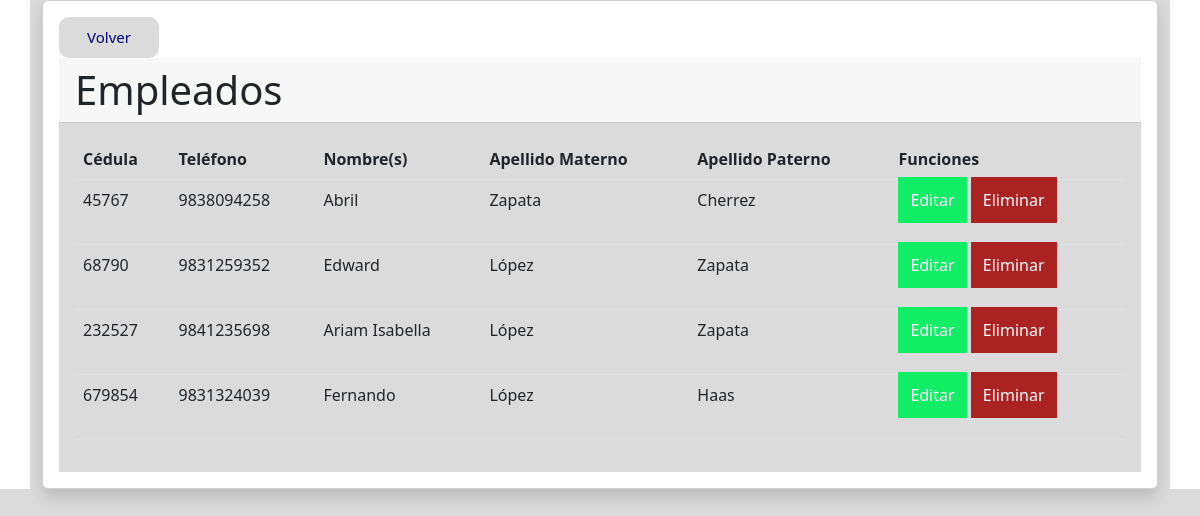
Before: /Ejerciciodos/tablaEmp.php with the older database file.
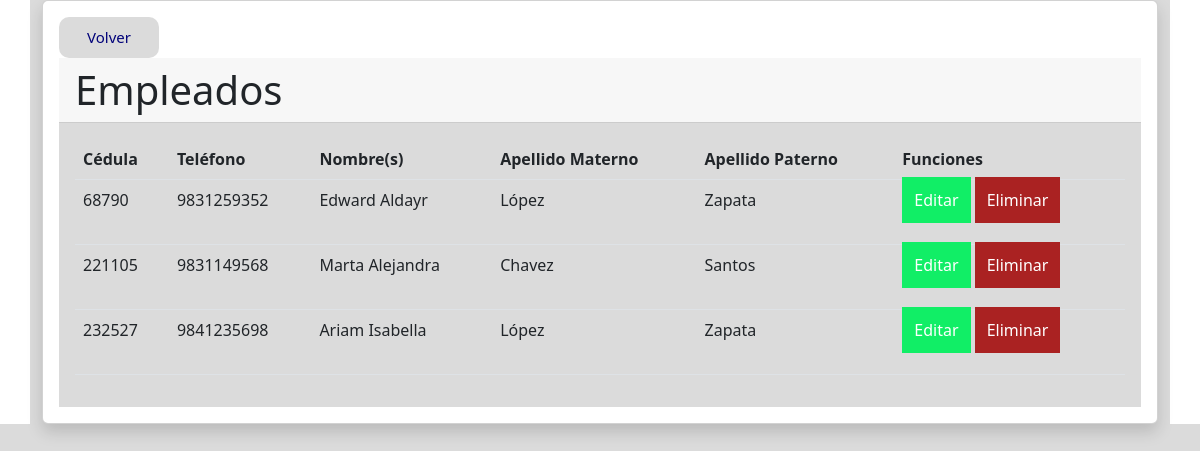
After: the same page with the newer database file.
### tables this page shows
CREATE TABLE `empleado` (
  `cedula` int(11) NOT NULL,
  `telefono` varchar(30) NOT NULL,
  `nombre` varchar(60) NOT NULL,
  `apellidoP` varchar(30) NOT NULL,
  `apellidoM` varchar(30) NOT NULL
);

### Ejerciciodos/tablaEmp.php (the view, shortened to what this page needs)
<!DOCTYPE html>
<html lang="en">
<head>
    <link rel="stylesheet" type="text/css" href="styles.css">
    <link href="https://cdn.jsdelivr.net/npm/bootstrap@5.2.2/dist/css/bootstrap.min.css" rel="stylesheet">
</head>
<body>
<div class="container">
    <div class="card shadow p-3 mb-5 bg-body rounded">
         <a  class="enmenu" href="index.php">Volver</a>
        <h1 class="card-header">Empleados</h1>
        <div class="card-body">
            <table class="table table-hover">
            <thead class="thead-light">
                <tr>
                    <th>Cédula</td>
                    <th>Teléfono</td>
                    <th>Nombre(s)</td>
                    <th>Apellido Materno</th>
                    <th>Apellido Paterno</th>
                    <th>Funciones</th>
                </tr>
                </thead>
                <?php
                include("con_db.php");
                $sql = "SELECT  * FROM empleado";
                $query = mysqli_query($conex, $sql);
                while ($row = mysqli_fetch_array($query) ) {
                    $cedula = $row['cedula'];
                    $telefono = $row['telefono'];
                    $nombre = $row['nombre'];
                    $apellidoP = $row['apellidoP'];
                    $apellidoM = $row['apellidoM'];
                ?>
 <tbody>
                    <tr>
                        <td> <?php echo $cedula ?> </th>
                        <td> <?php echo $telefono ?> </th>
                        <td> <?php echo $nombre ?> </th>
                        <td> <?php echo $apellidoP ?></td>
                        <td> <?php echo $apellidoM ?></td>
                        <td>
                    <div>
                     <a class="ok" href="editarEmp.php?cedula=<?php echo $cedula ?>">Editar</a>
                     <a class="bad" href="eliminarEmp.php?cedula=<?php echo $cedula ?>">Eliminar</a>
                       </div>
                       <br>
                </td>
                    </tr>
                <?php }
                include("eliminarEmp.php");
                ?>
                </tbody>
            </table>
        </div>
        </div>
    </div>
</body>
</html>

### Ejerciciodos/eliminarEmp.php (shortened to what this page needs)
<link rel="stylesheet" type="text/css" href="styles.css">
<link href="https://cdn.jsdelivr.net/npm/bootstrap@5.2.2/dist/css/bootstrap.min.css" rel="stylesheet">

### Ejerciciodos/styles.css (style rules this page uses)
* { margin: 0; padding: 0; box-sizing:border-box; background-color: #DBDBDB; }
body { background: #DBDBDB; font-family: 'Open sans'; }
.enmenu { font-size: 15px; padding: 9px 10px; width: 100px; border: none; border-radius: 10px; text-decoration: none; text-align: center; color:rgb(0, 2, 121); }
.ok { text-align: center; width: 100%; padding: 12px; background-color: #1e6; color: #fff; text-decoration: none; }
.bad { text-align: center; width: 100%; padding: 12px; background-color: #a22; color: #fff; text-decoration: none; }

Changed rows visible on the page:
removed empleado: cedula "45767", telefono "9838094258", nombre "Abril", apellidoP "Zapata", apellidoM "Cherrez"
removed empleado: cedula "679854", telefono "9831324039", nombre "Fernando", apellidoP "López", apellidoM "Haas"
changed empleado id 68790: nombre "Edward" → "Edward Aldayr"
added empleado: cedula "221105", telefono "9831149568", nombre "Marta Alejandra", apellidoP "Chavez", apellidoM "Santos"
